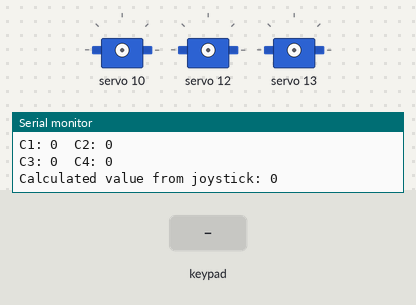
Recording of a sketch running on a simulated Arduino Uno, built with avr-gcc and run on an emulated ATmega328P. Parts: 3 × servo, the last lines printed to the serial monitor. Inputs (shaded band) come from the test bench.

Above: at 1.2 s.
1.3 s: key 'X' pressed
At 1.62 s:
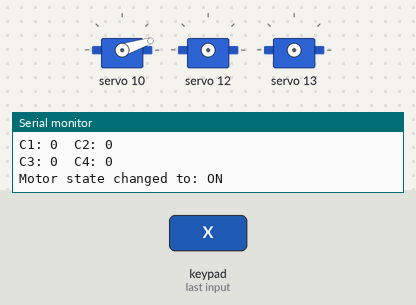
At 3.4 s:
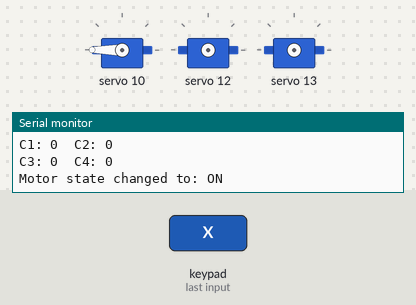
4.3 s: key 'U' pressed
6.9 s: key 'D' pressed
Timing chart, 0 to 9.9 s (numbered marks = the images above; inputs shaded):
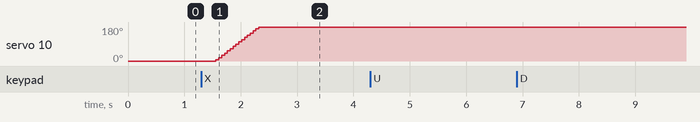

The sketch:

CodeRobot.ino
```cpp
#include "motors.h"
#include "PS2_controller.h"

void setup()
{
  Serial.begin(115200);
  initMotors(); // Hàm khởi tạo động cơ
  setupPS2controller(); // Kết nối tay cầm
  Serial.println("Done setup!");
}

void loop()
{
  ps2x.read_gamepad(0, 0);
  PS2control(); // Đọc tay điều khiển
  delay(50);
}
```

PS2_controller.h
```cpp
#include <PS2X_lib.h>

PS2X ps2x;
#define BEBUG_CTRL

#define Y_JOY_CALIT 128
#define Y_JOY_CALIP 128

#define PS2_DAT 12
#define PS2_CMD 13
#define PS2_SEL 15
#define PS2_CLK 14

#define TOP_SPEED 4095
#define NORM_SPEED 2048
#define TURNING_FACTOR 1

bool quay = false;
bool nang=false,ha=false;

void setupPS2controller()
{
  int err = -1;
  while (err != 0)
  {
    err = ps2x.config_gamepad(PS2_CLK, PS2_CMD, PS2_SEL, PS2_DAT, true, true);
  }

}
bool PS2control()
{
  int speed = NORM_SPEED;
  if (ps2x.Button(PSB_R2))
    speed = TOP_SPEED;
  //HÀM CUỐN BÓNG
  if (ps2x.ButtonPressed(PSB_CROSS)) { // PSB_CROSS là nút A trên tay cầm
    quay = !quay; // Đảo trạng thái động cơ
    Serial.print("Motor state changed to: ");
    Serial.println(quay ? "ON" : "OFF");

    // Điều khiển động cơ thông qua PCA9685
    if (quay) {
      for (int i=0;i<=2000;i+=25){
        pwm.setPin(10,i);
        delay(50);
      }; // Bật động cơ
    } else {
      for (int i=2000;i>0;i-=25){
        pwm.setPin(10,i);
        delay(50);
      };    // Tắt động cơ
    }
  }

  //HÀM NÂNG HẠ SÀN
  if (ps2x.ButtonPressed(PSB_PAD_UP)) {
    nang = !nang; // Đảo trạng thái động cơ
    Serial.print("Motor state changed to: ");
    Serial.println(nang ? "ON" : "OFF");

    if (nang) {
      pwm.setPin(12,1024);
    } else {
      pwm.setPin(12,0);
    }
  }
  if (ps2x.ButtonPressed(PSB_PAD_DOWN)) {
    ha = !ha; // Đảo trạng thái động cơ
    Serial.print("Motor state changed to: ");
    Serial.println(ha ? "ON" : "OFF");

    if (ha) {
      pwm.setPin(13,1024);
    } else {
      pwm.setPin(13,0);
    }
  }
  //END
  int pJoyY = Y_JOY_CALIP - ps2x.Analog(PSS_RY); // Đọc y-joystick phải
  int tJoyY = Y_JOY_CALIT - ps2x.Analog(PSS_LY); // Đọc y-joystick trái
  int nMotMixR; // Giá trị điều khiển motor phải
  int nMotMixL; // Giá trị điều khiển motor trái
  if((pJoyY == -1) or (tJoyY == -1))
  {
    setPWMMotorsR(0, 0);
    setPWMMotorsL(0, 0);
    return 0;
  }
   nMotMixR = pJoyY;
   nMotMixL = tJoyY;
  #ifdef BEBUG_CTRL
  Serial.print(F("Calculated value from joystick: "));
  Serial.println(nMotMixL);
  Serial.println("    ");
  Serial.println(nMotMixR);
  #endif
  int c1 = 0, c2 = 0,c3 = 0,c4 = 0;

  if (nMotMixR > 0)
  {
    c1 = nMotMixR;
    c1 = map(c1, 0, 128, 0, speed);
  }

  else if (nMotMixR < 0)
  {
    c2 = abs(nMotMixR) + 1;
    c2 = map(c2, 0, 128, 0, speed);
  }
  if (nMotMixL > 0)
  {
    c3 = nMotMixL;
    c3 = map(c3, 0, 128, 0, speed);
  }

  else if (nMotMixL < 0)
  {
    c4 = abs(nMotMixL) + 1;
    c4 = map(c4, 0, 128, 0, speed);
  }
  setPWMMotorsR(c1, c2);
  setPWMMotorsL(c3, c4);
  return 1;
}
```

motors.h
```cpp
#include <stdio.h>
#include <Wire.h>
#include <Adafruit_PWMServoDriver.h>

#define MIN_PWM 0
#define MAX_PWM 4095

#define PWM_CHANNEL10 10 // Motor cuốn bóng chân 1
#define PWM_CHANNEL11 11 // Motor cuốn bóng chân 2

#define PWM_CHANNEL12 12 // Motor nâng hạ chân 1
#define PWM_CHANNEL13 13 // Motor nâng hạ chân 2

#define PWM_CHANNEL1 14 // Motor di chuyển 1 chân 1
#define PWM_CHANNEL2 15 // Motor di chuyển 1 chân 2
#define PWM_CHANNEL3 8  // Motor di chuyển 2 chân 1
#define PWM_CHANNEL4 9 // Motor di chuyển 2 chân 2

Adafruit_PWMServoDriver pwm = Adafruit_PWMServoDriver();

void setPWMMotorsR(int c1, int c2)
{
  char dbg_str[30];
  sprintf(dbg_str,"C1: %d\tC2: %d",c1,c2);
  Serial.println(dbg_str);
  pwm.setPin(PWM_CHANNEL1, c1, true);
  pwm.setPin(PWM_CHANNEL2, c2, true);
}
void setPWMMotorsL(int c3, int c4)
{
  char dbg_str[30];
  sprintf(dbg_str,"C3: %d\tC4: %d",c3,c4);
  Serial.println(dbg_str);
  pwm.setPin(PWM_CHANNEL3, c4, true);
  pwm.setPin(PWM_CHANNEL4, c3, true);
}

void initMotors()
{
  Wire.begin();
  pwm.begin();
  pwm.setOscillatorFrequency(27000000);
  pwm.setPWMFreq(50);
  Wire.setClock(400000);
  setPWMMotorsR(0, 0);
  setPWMMotorsL(0, 0);
  pwm.setPin(10,0);
  pwm.setPin(11,0);
  pwm.setPin(12,0);
  pwm.setPin(13,0);
}
```

Measured:
- after the input at 1.3 s, servo 10: moves from 0° to 180° over 0.76 s, starting after 0.26 s
